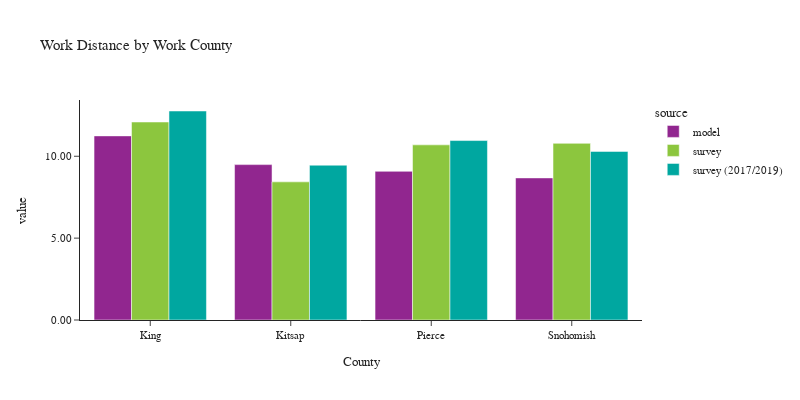

Here is the notebook cell this chart was saved with:
### Code cell
plot_work_location(df_workers, 'CountyName_work', 'Work County', 'County')

### Figure 1 — Plotly figure (JSON) as saved in the notebook; plotly's stock layout.template omitted (floating-point values rounded to 4 significant figures)
{"data": [{"alignmentgroup": "True", "customdata": [[1427340], [120201], [345433], [317165]], "hovertemplate": "source=model<br>CountyName_work=%{x}<br>value=%{y}<br>sample count=%{customdata[0]}<extra></extra>", "legendgroup": "model", "marker": {"color": "#91268F", "pattern": {"shape": ""}}, "name": "model", "offsetgroup": "model", "orientation": "v", "showlegend": true, "textposition": "auto", "type": "bar", "x": ["King", "Kitsap", "Pierce", "Snohomish"], "xaxis": "x", "y": [11.24, 9.489, 9.079, 8.677], "yaxis": "y"}, {"alignmentgroup": "True", "customdata": [[2063], [104], [203], [236]], "hovertemplate": "source=survey<br>CountyName_work=%{x}<br>value=%{y}<br>sample count=%{customdata[0]}<extra></extra>", "legendgroup": "survey", "marker": {"color": "#8CC63E", "pattern": {"shape": ""}}, "name": "survey", "offsetgroup": "survey", "orientation": "v", "showlegend": true, "textposition": "auto", "type": "bar", "x": ["King", "Kitsap", "Pierce", "Snohomish"], "xaxis": "x", "y": [12.09, 8.436, 10.7, 10.79], "yaxis": "y"}, {"alignmentgroup": "True", "customdata": [[4781], [120], [347], [347]], "hovertemplate": "source=survey (2017/2019)<br>CountyName_work=%{x}<br>value=%{y}<br>sample count=%{customdata[0]}<extra></extra>", "legendgroup": "survey (2017/2019)", "marker": {"color": "#00A7A0", "pattern": {"shape": ""}}, "name": "survey (2017/2019)", "offsetgroup": "survey (2017/2019)", "orientation": "v", "showlegend": true, "textposition": "auto", "type": "bar", "x": ["King", "Kitsap", "Pierce", "Snohomish"], "xaxis": "x", "y": [12.76, 9.454, 10.96, 10.3], "yaxis": "y"}], "layout": {"barmode": "group", "font": {"size": 11}, "height": 400, "legend": {"title": {"text": "source"}, "tracegroupgap": 0}, "title": {"text": "Work Distance by Work County"}, "width": 800, "xaxis": {"anchor": "y", "domain": [0.0, 1.0], "title": {"text": "County"}}, "yaxis": {"anchor": "x", "domain": [0.0, 1.0], "tickformat": ".2f", "title": {"text": "value"}}}}
